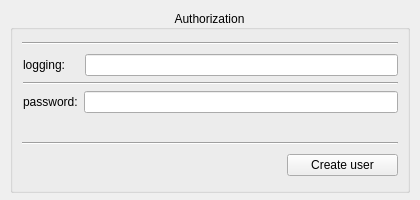
<?xml version="1.0" encoding="UTF-8"?>
<ui version="4.0">
 <class>MainWindow</class>
 <widget class="QMainWindow" name="MainWindow">
  <property name="geometry">
   <rect>
    <x>0</x>
    <y>0</y>
    <width>420</width>
    <height>200</height>
   </rect>
  </property>
  <property name="minimumSize">
   <size>
    <width>420</width>
    <height>200</height>
   </size>
  </property>
  <property name="maximumSize">
   <size>
    <width>420</width>
    <height>200</height>
   </size>
  </property>
  <property name="windowTitle">
   <string>MainWindow</string>
  </property>
  <widget class="QWidget" name="centralwidget">
   <widget class="QGroupBox" name="groupBox">
    <property name="geometry">
     <rect>
      <x>10</x>
      <y>10</y>
      <width>400</width>
      <height>183</height>
     </rect>
    </property>
    <property name="minimumSize">
     <size>
      <width>400</width>
      <height>0</height>
     </size>
    </property>
    <property name="maximumSize">
     <size>
      <width>500</width>
      <height>16777215</height>
     </size>
    </property>
    <property name="layoutDirection">
     <enum>Qt::LeftToRight</enum>
    </property>
    <property name="autoFillBackground">
     <bool>true</bool>
    </property>
    <property name="title">
     <string>Authorization</string>
    </property>
    <property name="alignment">
     <set>Qt::AlignCenter</set>
    </property>
    <property name="flat">
     <bool>false</bool>
    </property>
    <property name="checkable">
     <bool>false</bool>
    </property>
    <layout class="QGridLayout" name="gridLayout">
     <item row="1" column="0">
      <layout class="QVBoxLayout" name="verticalLayout">
       <property name="leftMargin">
        <number>1</number>
       </property>
       <property name="topMargin">
        <number>0</number>
       </property>
       <property name="rightMargin">
        <number>0</number>
       </property>
       <property name="bottomMargin">
        <number>20</number>
       </property>
       <item>
        <layout class="QHBoxLayout" name="horizontalLayout">
         <property name="spacing">
          <number>20</number>
         </property>
         <item>
          <widget class="QLabel" name="label_log">
           <property name="text">
            <string>logging:</string>
           </property>
          </widget>
         </item>
         <item>
          <widget class="QLineEdit" name="settext_log">
           <property name="inputMethodHints">
            <set>Qt::ImhNone</set>
           </property>
          </widget>
         </item>
        </layout>
       </item>
       <item>
        <widget class="Line" name="line">
         <property name="orientation">
          <enum>Qt::Horizontal</enum>
         </property>
        </widget>
       </item>
       <item>
        <layout class="QHBoxLayout" name="horizontalLayout_2">
         <item>
          <widget class="QLabel" name="label_pass">
           <property name="text">
            <string>password:</string>
           </property>
          </widget>
         </item>
         <item>
          <widget class="QLineEdit" name="settext_pass">
           <property name="inputMethodHints">
            <set>Qt::ImhUppercaseOnly</set>
           </property>
          </widget>
         </item>
        </layout>
       </item>
      </layout>
     </item>
     <item row="3" column="0">
      <layout class="QVBoxLayout" name="verticalLayout_2">
       <item>
        <layout class="QHBoxLayout" name="horizontalLayout_3">
         <property name="spacing">
          <number>200</number>
         </property>
         <item>
          <widget class="QPushButton" name="btn_log">
           <property name="maximumSize">
            <size>
             <width>65</width>
             <height>16777215</height>
            </size>
           </property>
           <property name="styleSheet">
            <string notr="true">#btn_log {border: none; background-image: url(:/img/login-button2.png); background-position: center; background-repeat: no-repeat;}

#btn_log:pressed { 
color: rgb(32, 74, 135);
}
</string>
           </property>
           <property name="text">
            <string/>
           </property>
          </widget>
         </item>
         <item>
          <widget class="QPushButton" name="btn_create">
           <property name="text">
            <string>Create user</string>
           </property>
          </widget>
         </item>
        </layout>
       </item>
      </layout>
     </item>
     <item row="2" column="0">
      <widget class="Line" name="line_2">
       <property name="orientation">
        <enum>Qt::Horizontal</enum>
       </property>
      </widget>
     </item>
     <item row="0" column="0">
      <widget class="Line" name="line_3">
       <property name="orientation">
        <enum>Qt::Horizontal</enum>
       </property>
      </widget>
     </item>
    </layout>
   </widget>
  </widget>
 </widget>
 <resources>
  <include location="img/src.qrc"/>
 </resources>
 <connections/>
</ui>
